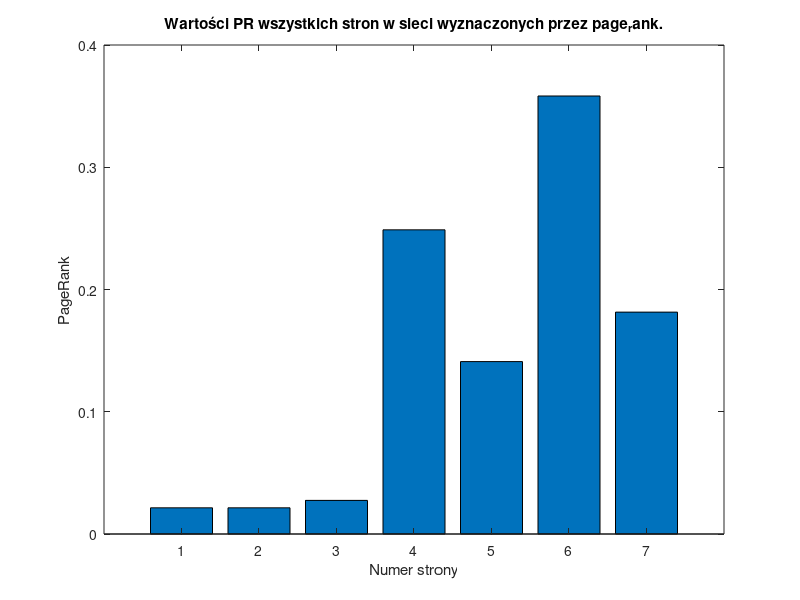

Source code (MATLAB):
function [Edges, I, B, A, b, r] = page_rank()
    Edges = [1, 1, 2, 2, 2, 3, 3, 3, 4, 4, 5, 5, 6, 6, 7;
             4, 6, 3, 4, 5, 5, 6, 7, 5, 6, 4, 6, 4, 7, 6];
    N = 7;
    d = 0.85;
    I = speye(N);
    B = sparse(Edges(2,:), Edges(1,:), 1, N, N);
    L = sum(B);
    A = spdiags(1 ./ L', 0, N, N);
    b = ones(N, 1) * (1-d)/N;

    M = I - d * B * A;

    r = M \ b;

    bar(r);
    title("Wartości PR wszystkich stron w sieci wyznaczonych przez page_rank.");
    xlabel("Numer strony");
    ylabel("PageRank");
end